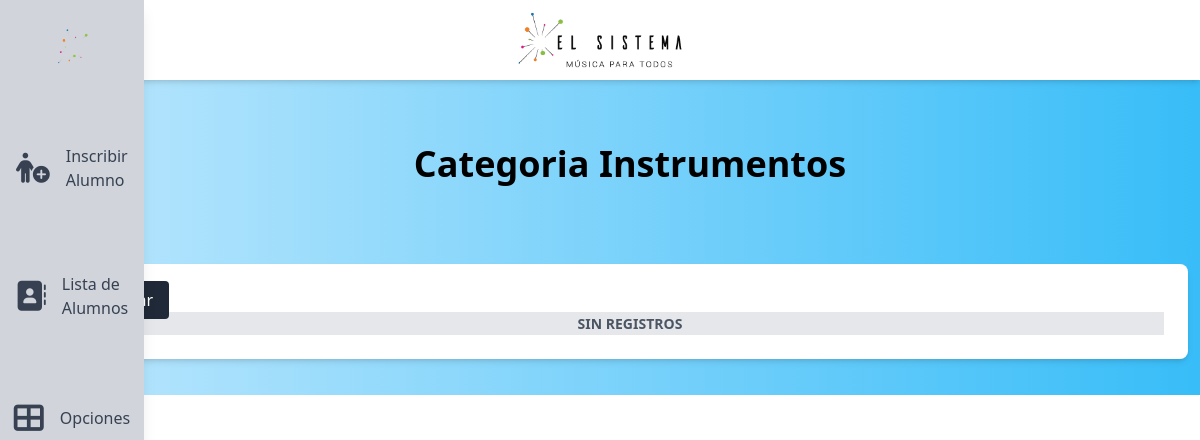
/categorias-instrumentos/, run on an earlier commit of the app's database.
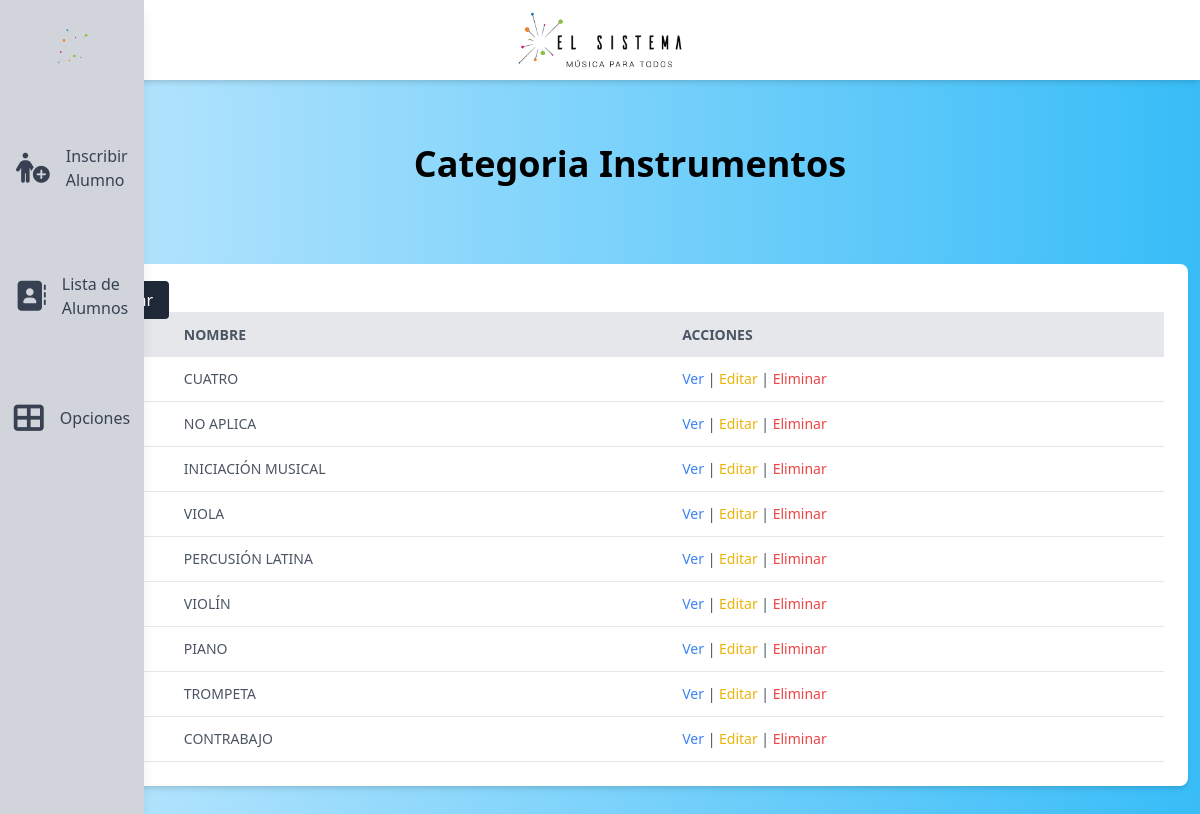
And on a later commit of the database.
### matricula/models.py (models this page shows)
class CategoriaInstrumento(models.Model):
    nombre = models.CharField(max_length=128, blank=True, null=True)

### matricula/views.py (the view)
# urls.py: path('categorias-instrumentos/', categorias_instrumentos, name='categorias-instrumentos'),
def categorias_instrumentos(request):
    title = 'Categoria Instrumentos'
    query = CategoriaInstrumento.objects.all()
    entries = [model_to_dict(i) for i in query]
    return render(request, 'administrador/table.html', {'title': title, 'entries': entries, 'first_entry': entries[0] if len(entries) > 0 else None})

### matricula/templates/administrador/table.html (shortened to what this page needs)
{% extends "administrador/layout.html" %}
{% block body %}
<div class="flex flex-col justify-center items-center h-[10rem]">
    <h1 class="text-4xl text-center font-bold mb-4 capitalize ">{{ title }}</h1>
</div>
<div class="bg-white shadow-md rounded-lg p-6 m-3 mb-9 " id="section-table">
    <a id="crear-btn" class="bg-gray-800 text-white px-4 py-2 my-2 rounded" href="#">
        Crear
    </a>
    <div class="overflow-x-auto">
        <table class="min-w-full table-auto" id="entry-table">
            <thead>
                <tr class="bg-gray-200 text-gray-600 uppercase text-sm leading-normal">
                    {% if first_entry %}
                        {% for field_name, field_value in first_entry.items %}
                            {% if field_name == "id" %}
                                <th class="py-3 px-6 text-center" width="25">
                                </th>
                            {% else %}
                                <th class="py-3 px-6 text-left">
                                    {{ field_name }}
                                </th>
                            {% endif %}
                        {% endfor %}
                        <th class="py-3 px-6 text-left">Acciones</th>
                    {% else %}
                        <th>Sin registros</th>
                    {% endif %}
                </tr>
            </thead>
            <tbody class="text-gray-600 text-sm font-light">
                {% for entry in entries %}
                    <tr class="border-b border-gray-200 hover:bg-sky-100 " onclick="goToURL(window.location + '{{ entry.id }}')">
                        {% for field_name, field_value in entry.items %}
                            <td class="py-3 px-6 text-left">
                                {{ field_value }}
                            </td>
                        {% empty %}
                            <td class="py-3 px-6 text-left"> Sin registros </td>
                        {% endfor %}
                        <td class="py-3 px-6 text-left">
                            <a href="#" class="text-blue-500 hover:underline">Ver</a> |
                            <a href="#" class="text-yellow-500 hover:underline">Editar</a> |
                            <a href="#" class="text-red-500 hover:underline">Eliminar</a>
                        </td>
                    </tr>
                {% endfor %}
            </tbody>
        </table>
    </div>
</div>
{% endblock %}

What changed in the data, as far as the page shows it:
added CategoriaInstrumento: entry "CUATRO"
added CategoriaInstrumento: entry "NO APLICA"
added CategoriaInstrumento: entry "INICIACIÓN MUSICAL"
added CategoriaInstrumento: entry "VIOLA"
added CategoriaInstrumento: entry "PERCUSIÓN LATINA"
added CategoriaInstrumento: entry "VIOLÍN"
added CategoriaInstrumento: entry "PIANO"
added CategoriaInstrumento: entry "TROMPETA"
added CategoriaInstrumento: entry "CONTRABAJO"
Also different on the page:
new list line: "NOMBRE"
text no longer shown: "SIN REGISTROS"
text now shown: "ACCIONES"
new list line: "Ver | Editar | Eliminar"
new list line: "2 Ver | Editar | Eliminar"
